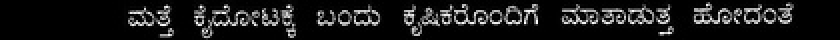
%> input picture Segmentation/Line.jpg, 420 x 20 px, shrunk from 973 x 46 before the run (shown 2 times larger)
$ octave --eval "CharacterSegmentation(imread('Line.jpg'));"   (GNU Octave 9; MATLAB toolbox functions it lacks are replaced by stand-ins)
%> lines starting %> are read from the running program, lines starting %| are printed output that depends on the picture; in (x1, y1, x2, y2) boxes, pixels count from 0 and x2, y2 are one past the last pixel; in counts of white or black regions, pixels touching at a corner belong together; the program's own positions count from 1
function CharacterSegmentation(im)

%clc; clear all; close all;
%% Read Image
%im=imread('w2.j2c');
%im =imcomplement(im);
%% Show image
%figure(1)
%imshow(im);
%title('INPUT IMAGE WITH NOISE')
%% Convert to gray scale
if size(im,3)==3 % RGB image
    im=rgb2gray(im);
end
%% Convert to binary image
threshold = graythresh(im);
%> threshold = 0.322
im =im2bw(im,threshold);
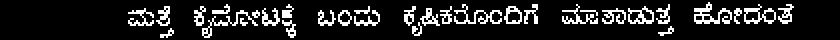
%> im: size 20x420 logical (shown 2 times larger); 13.4% white in thin lines or dots, all inside (x1, y1, x2, y2) = (64, 1, 397, 19)

%% Remove all object containing fewer than 30 pixels
im = bwareaopen(im,20);
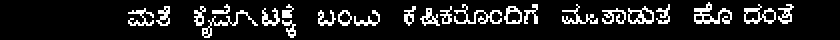
%> im: size 20x420 logical (shown 2 times larger); 12.1% white in thin lines or dots, all inside (x1, y1, x2, y2) = (64, 1, 397, 19)

%% Show image binary image
%figure(2)
%imshow(~im);
%title('INPUT IMAGE WITHOUT NOISE');


%% Label connected components
[L Ne]=bwlabel(im);
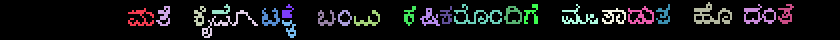
%> L: size 20x420 double (shown 2 times larger); 25 distinct labels, from 0 to 24; one colour per label, 0 black
%> Ne = 24
Ne
%> Ne = 24
%% Measure properties of image regions
%propied=regionprops(L,'BoundingBox');
%hold on

%% Plot Bounding Box
% [10 lines of commented-out code are left out]

%% Objects extraction

% [7 lines of commented-out code are left out]

%% Extending the Bounding Box
for n = 1:Ne
    [r,c] = find(L == n);
    if size(r,1) ~= 0
        C =L(1:size(L,1),min(c):max(c));
        U = unique(C);
        if size(U,1)>2
            for i = 1:size(U,1);
                if U(i) ~= 0
                    val = U(i);
                    [r1,c1] = find(L == val);
                    if val > n
                        %[r1,c1] = find(L == val);
                        for j = 1:size(r1,1)
                            L(r1(j),c1(j)) = n;
                        end
                    else
                        for j = 1:size(r1,1)
                            if c1(j)>=min(c)
                                L(r1(j),c1(j)) = n;
                            end
                        end
                    end

                end
            end
        end
    end
end
%> this loop made 24 passes
%> U on passes 1, 2, 3, 5, 6, 7, 9, 10, 11, 12, 13, 14: [0; 1], [0; 2], [0; 3; 4], [0; 3; 5], [0; 6], [0; 7; 8], [0; 9], [0; 10], [0; 11], [0; 12], [0; 13], [0; 14]
%> after the loop, c1 = 29 values from 142 to 148; r1 = 29 values, max 19 at index 19, min 11 at index 1, mean 14.83; val = 8


% [12 lines of commented-out code are left out]


%% Objects extraction
for n=1:Ne
    [r,c] = find(L==n);
    if size(r,1) ~= 0
        %n1=im(min(r):max(r),min(c):max(c));
        n1 = zeros(max(r) - min(r), max(c) - min(c));
        r = r - min(r) +1;
        c = c - min(c) +1;
        for i = 1:size(r,1)
            n1(r(i),c(i)) = n;
        end

        %figure(1);
        subplot(1,2,2);
        imshow(~n1);
        pause(1);
    end
end
%> this loop made 24 passes
end
